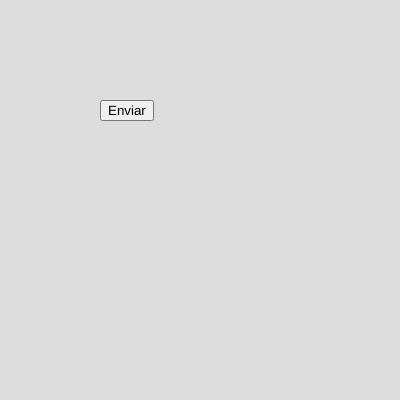
Frame 1 (no input)
Frame 60 (no input): identical to frame 1, image omitted
Frame 120 (the mouse pressed at the canvas centre since frame 60): identical to frame 1, image omitted

The p5.js sketch that drew this single still picture (run headless with seeded random() and noise() and a simulated clock; from frame 60 on, the mouse is pressed at the canvas centre):

// p5.js sketch
// ── sketch.js
/*
  Uso de botones y eventos mouse
*/

function setup() {
  createCanvas(400, 400);
  var boton = createButton("Enviar");
  boton.position(100, 100);
  boton.mousePressed(evento);
}

function draw() {
  background(220);
}

function evento(){
  print("Botón presionado");
}
